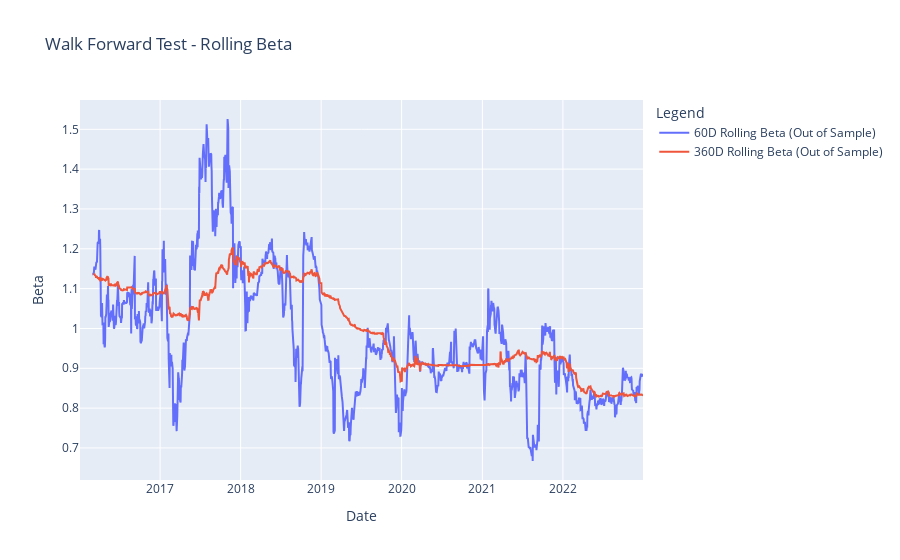

Notebook code cell kept with this figure:
### Code cell
# Calculate running beta
mod_short = RollingOLS(data['Daily Returns'], sm.add_constant(data['Daily Returns - Benchmark']), window=41)
mod_long = RollingOLS(data['Daily Returns'], sm.add_constant(data['Daily Returns - Benchmark']), window=252, min_nobs=41, expanding=True)
rolling_params_short = mod_short.fit()
rolling_params_long = mod_long.fit()

# Plot figure
fig = go.Figure()
fig.add_trace(go.Scatter(x=rolling_params_short.params.index, 
                         y=rolling_params_short.params['Daily Returns - Benchmark'],
                    mode='lines',
                    name='60D Rolling Beta (Out of Sample)'))

fig.add_trace(go.Scatter(x=rolling_params_long.params.index, 
                         y=rolling_params_long.params['Daily Returns - Benchmark'],
                    mode='lines',
                    name='360D Rolling Beta (Out of Sample)'))

fig.update_layout(title="Walk Forward Test - Rolling Beta",
    xaxis_title="Date",
    yaxis_title="Beta",
    legend_title="Legend",
                  width=900)

fig.show()

### Figure 1 — Plotly figure (JSON) as saved in the notebook; plotly's stock layout.template omitted (floating-point values rounded to 4 significant figures; data arrays with more than 128 entries replaced by an {"elided": "..."} marker saying what was removed)
{"data": [{"mode": "lines", "name": "60D Rolling Beta (Out of Sample)", "type": "scatter", "x": {"elided": "1762 str values"}, "y": {"elided": "1762 float values"}}, {"mode": "lines", "name": "360D Rolling Beta (Out of Sample)", "type": "scatter", "x": {"elided": "1762 str values"}, "y": {"elided": "1762 float values"}}], "layout": {"legend": {"title": {"text": "Legend"}}, "title": {"text": "Walk Forward Test - Rolling Beta"}, "width": 900, "xaxis": {"title": {"text": "Date"}}, "yaxis": {"title": {"text": "Beta"}}}}
